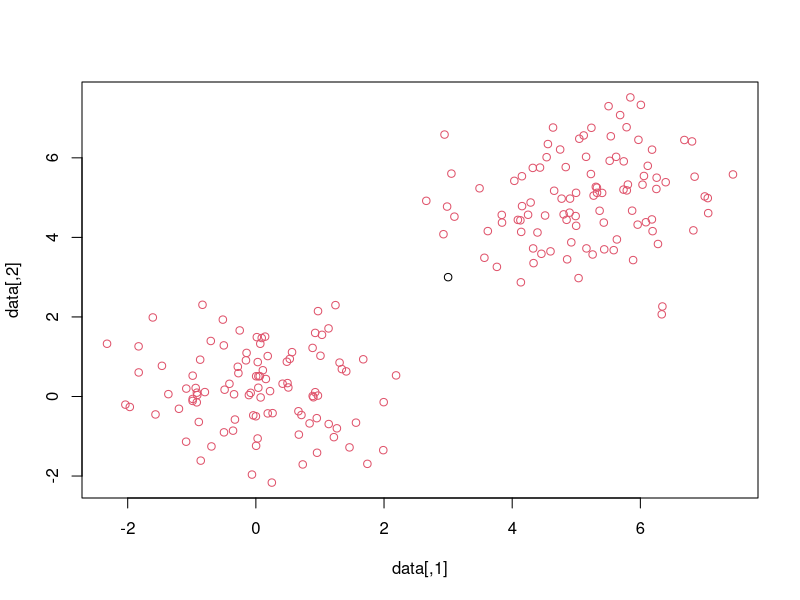

Source code (R): (Note: this script raises an error after producing the figure.)
## ---- chunk 1
knitr::opts_chunk$set(echo = TRUE)
## ---- chunk 2
set.seed(47)
d1 <- cbind(rnorm(100,0,1),rnorm(100,0,1))
d2 <- cbind(rnorm(100,5,1),rnorm(100,5,1))
data <- rbind(d1,d2,c(3,3))
c <- rep(2,201); c[201] <- 1

n.obs <- nrow(data)
plot(data,col=c)
## ---- chunk 3
dqf.subset <- function(data = NULL, gram.mat = NULL, g.scale=2, angle=c(45), kernel="linear", p1=1, p2=0, n.splits=100, subsample=50, z.scale=TRUE, k.w=3, adaptive=TRUE, G="norm") {
  # kernelized version of depthity
  # 
  # inputs: 
  #   data (matrix or data frame) - a data matrix of explanatory variables
  #   kernel - of form "linear", "rbf" or "poly", or a user defined function 
  #   g.scale (scalar) - scales the base distribution G
  #   angle (numeric vector of length 3)- angles of cone from midline, must live between 0 and 90
  #   p1 - first parameter for kernel
  #   p2 - second parameter for kernel
  #   n.splits (integer) - the number of split points at which the DQF is computed
  #   subsample (integer)- the number of random pairs for each observation
  #   z.scale (logical) - should the data be z-scaled first
  #   k.w (integer) - the number of points altered in the windsorized standard deviation
  #   adaptive - if TRUE, uses windsorized standard deviation to scale base distribution
  #   G - base distribution:   "norm" or "unif"
  ##
  # Output:
  #   angle  - vector of angles used, same as inputted
  #   dqf1, dqf2, dqf3 - matrices of depth quantile functions, rows are observations
  if (G=="norm") {
    param1 <- 0; param2 <- 1 }
  if (G=="unif") {
    param1 <- -1; param2 <- 1 }
  if (is.null(data) & is.null(gram.mat)) 
    stop("Either a data set or Gram matrix must be provided")
  if (min(angle) <= 0 | max(angle) >= 90) 
    stop("Angles must be between 0 and 90")
  if (is.null(data))
    n.obs <- nrow(gram.mat)
  if (is.null(gram.mat))
    n.obs <- nrow(data)
  
  
  #scram <- sample(n.obs)
  #unscram <- c()
  #for(i in 1:length(scram)){
  #  unscram <- c(unscram,which(scram==i))
  #}
  
  pairs <- subsamp.dqf(n.obs, subsample)
  if (is.null(gram.mat)) {  
    if (z.scale==TRUE)
      data <- apply(data, 2, scale) #z-scale data
    if (is.function(kernel)==TRUE)
      kern <- kernel
    if (kernel == "linear") {
      kern <- function(x,y)
        return(sum(x*y))
    }
    if (kernel == "rbf") {
      kern <- function(x,y)
        return(exp(-sum((x-y)^2)/p1))
    }             
    if (kernel == "poly") {
      kern <- function(x,y)
        return((sum(x*y)+p2)^p1)
    }
    #data <- data[scram,]
    gram <- matrix(0,n.obs, n.obs)
    for (i in 1:n.obs) {
      for (j in i:n.obs) {
        gram[i,j] <- kern(data[i,], data[j,])
        gram[j,i] <- gram[i,j]
      }
    }
  } else {
    if (diff(dim(gram.mat))!=0)
      stop("Gram matrix must be square")
    if (isSymmetric(gram.mat) == FALSE)
      stop("Gram matrix must be symmetric")
    gram <- gram.mat
    #gram <- gram[scram,]
    #gram <- gram[,scram]
  }
  splits <- get(paste("q", G, sep=""))((1:n.splits)/(n.splits+1),param1, param2) * g.scale
  depthity1 <- rep(0,length(splits))
  norm.k2 <- error.k <- k.to.mid <- rep(0, n.obs)
  dep1 <- matrix(0, nrow=nrow(pairs), ncol=n.splits)
  qfs1 <- matrix(0, nrow=nrow(pairs), ncol=100)
  
  ret.pairs <- matrix(0,nrow=nrow(pairs),ncol=2)
  k.to.mids <- matrix(ncol = n.obs, nrow = nrow(pairs))
  
  ret.gs <- matrix(ncol = n.obs, nrow = n.splits)  # skeleton for goods data.frame
  ret.goods <- list()
  
  # pairs.goods <- list(pairs=list(c(0,0)),goods=list(data.frame(matrix(ncol = n.obs, nrow = 100)))) # create list of pairs and their corresponding 100 (num.splits) good vectors
  
  for (i.subs in 1:nrow(pairs)) {
    i <- pairs[i.subs,1];  j <- pairs[i.subs,2]
    
    # pairs.goods$pairs <- append(pairs.goods$pairs,list(c(scram[i],scram[j]))) # record pairs of points (original indices)
    
    #ret.pairs[i.subs,] <- c(scram[i],scram[j])
    ret.pairs[i.subs,] <- c(i,j)
    
    for (k in 1:n.obs) {
      norm.k2[k] <- gram[k,k] + 1/4*(gram[i,i]+gram[j,j]) + 1/2*gram[i,j]-gram[k,i]-gram[k,j]
      k.to.mid[k] <- (gram[k,i]-gram[k,j]+1/2*(gram[j,j]-gram[i,i]))/sqrt(gram[i,i]+gram[j,j]-2*gram[i,j]) # return this
      error.k[k] <- sqrt(abs(norm.k2[k] - k.to.mid[k]^2))
    }
    
    k.to.mids[i.subs,] <- k.to.mid
    
    for (c in 1:length(splits)) {
      good <- rep(1, n.obs)
      s <- splits[c] * (sd.w(k.to.mid, k.w)*adaptive + (adaptive==FALSE)) 
      good[k.to.mid/s > 1] <- 0  #points on other side of cone tip removed
      d.to.tip <- abs(k.to.mid - s)
      good1 <- good * (abs(atan(error.k / d.to.tip)) < (angle[1]/360*2*pi))  #points outside of cone removed
      good1 <- good1 * (1 - 2*(sign(k.to.mid)==sign(s)))  #which side of midpoint are they on
      ret.gs[c,] <- good1
      depthity1[c] <- min(c(sum(good1==-1), sum(good1==1)))
    }
    ret.goods[[i.subs]] <- ret.gs
    qfs1[i.subs,] <- quantile(depthity1, seq(0,1,length=100), na.rm=TRUE)
  }
  dqf1 <- matrix(0,n.obs, 100)
  for (i in 1:n.obs) {
    dqf1[i,] <- apply(qfs1[which(pairs[,1]==i | pairs[,2]==i),],2,mean, na.rm=TRUE)
  }
  
  # reorder
  # dqf1 <- dqf1[unscram,]  #map back to original indicies
  
  return(list(dqf1=dqf1,ret.pairs=ret.pairs,ret.goods=ret.goods,k.to.mids=k.to.mids,splits=splits))
}
## ---- chunk 4
dqf.s <- dqf.subset(data)
## ---- chunk 5
extract.depths <- function(dqf,subset){
  n.subset <- length(subset)
  depthity1 <- rep(0,100)
  
  indices <- which(dqf$ret.pairs[,1] %in% subset & dqf$ret.pairs[,2] %in% subset)
  subset.pairs <- dqf$ret.pairs[indices,]
  
  depths <- matrix(0, nrow=length(indices), ncol=100)
  
  depths.count <- 1
  for(j in indices){
    gs <- dqf$ret.goods[[j]][,subset]
    for(i in 1:nrow(gs)){
      g <- gs[i,]
      depthity1[i] <- min(c(sum(g==-1), sum(g==1)))
    }
    depths[depths.count,] <- depthity1
    depths.count <- depths.count+1
  }
  
  return(list(depths=depths,subset.pairs=subset.pairs))
}
## ---- chunk 6
all.depths <- extract.depths(dqf.s,1:201)
subset.depths <- extract.depths(dqf.s,c(1:100,201))
## ---- chunk 7
calculate.qfs <- function(depths,k2mid,splits){
  qfs <- matrix(0,nrow=nrow(depths),ncol=length(splits))
  
  for(i in 1:nrow(depths)){
    qf <- rep(0,100)
    d <- depths[i,]
    k.sd <- sd.w(k2mid[i,],3)
    
    q.prev <- 1
    min.s <- 1; max.s <- -1
    for(j in 0:max(d)){
      s <- splits[which(d==j)]
      min.s <- min(c(s,min.s)); max.s <- max(c(s,max.s))
      q <- ceiling((pnorm(max.s,sd=k.sd)-pnorm(min.s,sd=k.sd))*100)
      
      if(q>q.prev & q <= 100){
        qf[q.prev:q] <- j
        q.prev <- q+1
      }
      
    }
    qfs[i,] <- qf
    
  }
    
  return(qfs)
  
}
## ---- chunk 8
all.qfs <- calculate.qfs(all.depths$depths,dqf.s$k.to.mids,dqf.s$splits)
subset.qfs <- calculate.qfs(subset.depths$depths,dqf.s$k.to.mids,dqf.s$splits)
## ---- chunk 9
calculate.dqfs <- function(qfs,pairs,subset,n.obs){
  dqfs <- matrix(0,n.obs, 100)
  for (i in 1:n.obs) {
    dqfs[i,] <- apply(qfs[which(pairs[,1]==i | pairs[,2]==i),],2,mean, na.rm=TRUE)
  }
  return(dqfs[subset,])
}
## ---- chunk 10
all.dqfs <- calculate.dqfs(all.qfs,all.depths$subset.pairs,1:201,n.obs)
subset.dqfs <- calculate.dqfs(subset.qfs,subset.depths$subset.pairs,subset=c(1:100,201),n.obs)
## ---- chunk 11
plot.dqf <- function(dqf,labels=NULL,xlab='',ylab='',main=''){
  x <- seq(.01,1,.01)
  
  n.functions <- length(dqf[,1])
  if(is.null(labels)) labels <- rep(1,n.functions) 
  
  plot(x,dqf[1,],t='l',ylim=c(0,max(dqf)),col=labels[1],xlab=xlab,ylab=ylab,main=main)
  for(i in 2:n.functions){
    lines(x,dqf[i,],col=labels[i])
  }
}
## ---- chunk 12
plot.dqf(all.dqfs)
l <- rep(1,101); l[101] <- 2; l[28] <- 2
plot.dqf(subset.dqfs,l)
## ---- chunk 13
dqf.o <- dqf.outlier(data[c(1:100,201),])
## ---- chunk 14
plot.dqf(dqf.o$dqf2,l)
